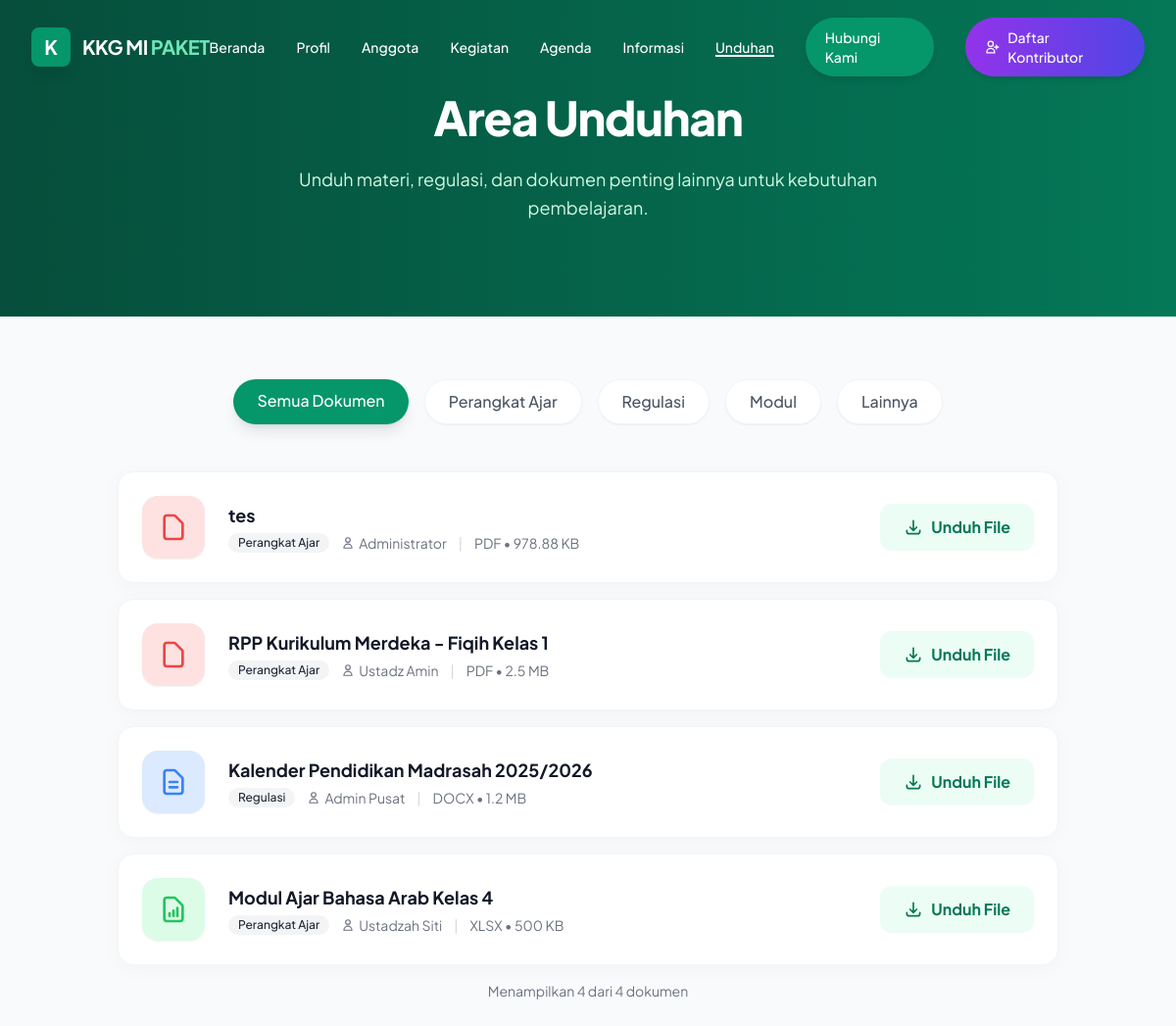
/unduhan.php, run on the app's committed database.
### tables this page shows
CREATE TABLE `unduhan` (
  `id` int NOT NULL,
  `judul` varchar(255) NOT NULL,
  `kategori` varchar(50) NOT NULL,
  `nama_file` varchar(255) NOT NULL,
  `tipe_file` varchar(20) NOT NULL,
  `ukuran_file` varchar(20) DEFAULT NULL,
  `diunggah_oleh` varchar(100) DEFAULT 'Admin',
  `tanggal_upload` timestamp NULL DEFAULT CURRENT_TIMESTAMP
);

### unduhan.php (the view, shortened to what this page needs)
<?php
include 'includes/header.php';
$cat_filter = isset($_GET['cat']) ? mysqli_real_escape_string($koneksi, $_GET['cat']) : '';
$where = "WHERE 1=1";
$limit = 10;
$page = isset($_GET['page']) ? (int)$_GET['page'] : 1;
$start = ($page - 1) * $limit;
$query = mysqli_query($koneksi, "SELECT * FROM unduhan $where ORDER BY tanggal_upload DESC LIMIT $start, $limit");
$query_count = mysqli_query($koneksi, "SELECT COUNT(*) as total FROM unduhan $where");
$total_records = mysqli_fetch_assoc($query_count)['total'];
?>
    <section class="relative py-24 bg-gradient-to-r from-emerald-900 to-emerald-700 text-white overflow-hidden">
    <div class="absolute top-0 left-0 w-full h-full overflow-hidden -z-10 pointer-events-none">
        <div class="absolute top-[-10%] left-[-10%] w-[500px] h-[500px] bg-emerald-300/20 rounded-full mix-blend-multiply filter blur-3xl opacity-70 animate-blob"></div>
        <div class="absolute top-[-10%] right-[-10%] w-[500px] h-[500px] bg-sky-300/20 rounded-full mix-blend-multiply filter blur-3xl opacity-70 animate-blob animation-delay-2000"></div>
    </div>
    <div class="max-w-7xl mx-auto px-4 sm:px-6 lg:px-8 relative z-10 text-center">
        <h1 class="text-4xl md:text-5xl font-extrabold text-white tracking-tight mb-6" data-aos="fade-up">
            Area Unduhan
        </h1>
        <p class="text-lg text-emerald-100 max-w-2xl mx-auto leading-relaxed" data-aos="fade-up" data-aos-delay="100">
            Unduh materi, regulasi, dan dokumen penting lainnya untuk kebutuhan pembelajaran.
        </p>
    </div>
</section>
<section class="py-16 bg-gray-50 min-h-screen">
    <div class="max-w-5xl mx-auto px-4 sm:px-6 lg:px-8">
        <div class="flex flex-wrap justify-center gap-4 mb-12" data-aos="fade-up">
            <a href="unduhan.php" class="<?= $cat_filter == '' ? 'bg-emerald-600 text-white' : 'bg-white text-gray-600 hover:shadow-md' ?> px-6 py-2.5 rounded-full shadow-lg font-medium transform hover:-translate-y-1 transition">Semua Dokumen</a>
            <a href="unduhan.php?cat=Perangkat" class="<?= strpos($cat_filter, 'Perangkat') !== false ? 'bg-emerald-600 text-white' : 'bg-white text-gray-600 hover:shadow-md' ?> px-6 py-2.5 rounded-full shadow-sm border border-gray-100 font-medium transform hover:-translate-y-1 transition">Perangkat Ajar</a>
            <a href="unduhan.php?cat=Regulasi" class="<?= $cat_filter == 'Regulasi' ? 'bg-emerald-600 text-white' : 'bg-white text-gray-600 hover:shadow-md' ?> px-6 py-2.5 rounded-full shadow-sm border border-gray-100 font-medium transform hover:-translate-y-1 transition">Regulasi</a>
            <a href="unduhan.php?cat=Modul" class="<?= strpos($cat_filter, 'Modul') !== false ? 'bg-emerald-600 text-white' : 'bg-white text-gray-600 hover:shadow-md' ?> px-6 py-2.5 rounded-full shadow-sm border border-gray-100 font-medium transform hover:-translate-y-1 transition">Modul</a>
            <a href="unduhan.php?cat=Lainnya" class="<?= $cat_filter == 'Lainnya' ? 'bg-emerald-600 text-white' : 'bg-white text-gray-600 hover:shadow-md' ?> px-6 py-2.5 rounded-full shadow-sm border border-gray-100 font-medium transform hover:-translate-y-1 transition">Lainnya</a>
        </div>
        <div class="space-y-4">
            <?php
            if(mysqli_num_rows($query) > 0):
                while($row = mysqli_fetch_assoc($query)):
                    $icon_bg = 'bg-gray-100';
                    $icon_text = 'text-gray-500';
                    $icon_svg = '<path stroke-linecap="round" stroke-linejoin="round" stroke-width="2" d="M7 21h10a2 2 0 002-2V9.414a1 1 0 00-.293-.707l-5.414-5.414A1 1 0 0012.586 3H7a2 2 0 00-2 2v14a2 2 0 002 2z"></path>';
                    $ext = strtolower($row['tipe_file']);
                    if(in_array($ext, ['pdf'])) {
                        $icon_bg = 'bg-red-100 group-hover:bg-red-200';
                        $icon_text = 'text-red-500';
                    } elseif(in_array($ext, ['doc', 'docx'])) {
                        $icon_bg = 'bg-blue-100 group-hover:bg-blue-200';
                        $icon_text = 'text-blue-500';
                        $icon_svg = '<path stroke-linecap="round" stroke-linejoin="round" stroke-width="2" d="M9 12h6m-6 4h6m2 5H7a2 2 0 01-2-2V5a2 2 0 012-2h5.586a1 1 0 01.707.293l5.414 5.414a1 1 0 01.293.707V19a2 2 0 01-2 2z"></path>';
                    } elseif(in_array($ext, ['xls', 'xlsx'])) {
                        $icon_bg = 'bg-green-100 group-hover:bg-green-200';
                        $icon_text = 'text-green-500';
                        $icon_svg = '<path stroke-linecap="round" stroke-linejoin="round" stroke-width="2" d="M9 17v-2m3 2v-4m3 4v-6m2 10H7a2 2 0 01-2-2V5a2 2 0 012-2h5.586a1 1 0 01.707.293l5.414 5.414a1 1 0 01.293.707V19a2 2 0 01-2 2z"></path>';
                    }
            ?>
            <div class="bg-white p-6 rounded-2xl border border-gray-100 shadow-[0_4px_20px_rgb(0,0,0,0.03)] hover:shadow-[0_8px_30px_rgb(0,0,0,0.08)] transition-all duration-300 flex flex-col md:flex-row items-center justify-between group gap-6" data-aos="fade-up">
                <div class="flex items-center gap-6 w-full md:w-auto">
                    <div class="w-16 h-16 <?= $icon_bg ?> rounded-2xl flex items-center justify-center flex-shrink-0 transition-transform group-hover:scale-110 shadow-sm relative overflow-hidden">
                         <svg class="w-8 h-8 <?= $icon_text ?>" fill="none" stroke="currentColor" viewBox="0 0 24 24">
                             <?= $icon_svg ?>
                         </svg>
                    </div>
                    <div>
                        <h4 class="text-lg font-bold text-gray-900 group-hover:text-emerald-600 transition mb-1"><?= $row['judul'] ?></h4>
                        <div class="flex flex-wrap gap-3 text-sm text-gray-500">
                             <span class="inline-flex items-center px-2.5 py-0.5 rounded-full text-xs font-medium bg-gray-100 text-gray-800">
                                <?= $row['kategori'] ?>
                            </span>
                            <span class="flex items-center gap-1">
                                <svg class="w-3.5 h-3.5" fill="none" stroke="currentColor" viewBox="0 0 24 24"><path stroke-linecap="round" stroke-linejoin="round" stroke-width="2" d="M16 7a4 4 0 11-8 0 4 4 0 018 0zM12 14a7 7 0 00-7 7h14a7 7 0 00-7-7z"></path></svg>
                                <?= $row['diunggah_oleh'] ?>
                            </span>
                             <span class="text-gray-300">|</span>
                             <span><?= strtoupper($row['tipe_file']) ?> • <?= $row['ukuran_file'] ?></span>
                        </div>
                    </div>
                </div>
                <a href="assets/files/<?= $row['nama_file'] ?>" target="_blank" class="px-6 py-3 bg-emerald-50 text-emerald-700 font-bold rounded-xl hover:bg-emerald-600 hover:text-white transition-all duration-300 flex items-center gap-2 w-full md:w-auto justify-center group-hover:shadow-lg shadow-emerald-500/20 whitespace-nowrap">
                    <svg class="w-5 h-5" fill="none" stroke="currentColor" viewBox="0 0 24 24"><path stroke-linecap="round" stroke-linejoin="round" stroke-width="2" d="M4 16v1a3 3 0 003 3h10a3 3 0 003-3v-1m-4-4l-4 4m0 0l-4-4m4 4V4"></path></svg>
                    Unduh File
                </a>
            </div>
            <?php
                endwhile;
            else:
            ?>
                <div class="text-center py-12 bg-white rounded-xl border border-dashed border-gray-300">
                    <p class="text-gray-500">Belum ada dokumen yang tersedia.</p>
                </div>
            <?php endif; ?>
        </div>
        <div class="mt-4 flex justify-center text-sm text-gray-500">
             Menampilkan <?= mysqli_num_rows($query) ?> dari <?= $total_records ?> dokumen
        </div>
    </div>
</section>
<?php include 'includes/footer.php'; ?>

### includes/header.php (style rules this page uses)
[data-aos] { opacity: 0; transform: translateY(20px); transition: opacity 0.8s ease-out, transform 0.8s ease-out; will-change: opacity, transform; }
[data-aos].aos-animate { opacity: 1; transform: translateY(0); }

### data on the page
unduhan: judul "tes", kategori "Perangkat Ajar", diunggah_oleh "Administrator", tipe_file "PDF", ukuran_file "978.88 KB"
unduhan: judul "RPP Kurikulum Merdeka - Fiqih Kelas 1", kategori "Perangkat Ajar", diunggah_oleh "Ustadz Amin", tipe_file "PDF", ukuran_file "2.5 MB"
unduhan: judul "Kalender Pendidikan Madrasah 2025/2026", kategori "Regulasi", diunggah_oleh "Admin Pusat", tipe_file "DOCX", ukuran_file "1.2 MB"
unduhan: judul "Modul Ajar Bahasa Arab Kelas 4", kategori "Perangkat Ajar", diunggah_oleh "Ustadzah Siti", tipe_file "XLSX", ukuran_file "500 KB"

### other printed values
implode(' ', $parts) "KKG MI"
$last "PAKET"
$label "Beranda"
$label "Profil"
$label "Anggota"
$label "Kegiatan"
$label "Agenda"
$label "Informasi"
$label "Unduhan"
mysqli_num_rows($query) "4"
$total_records "4"
